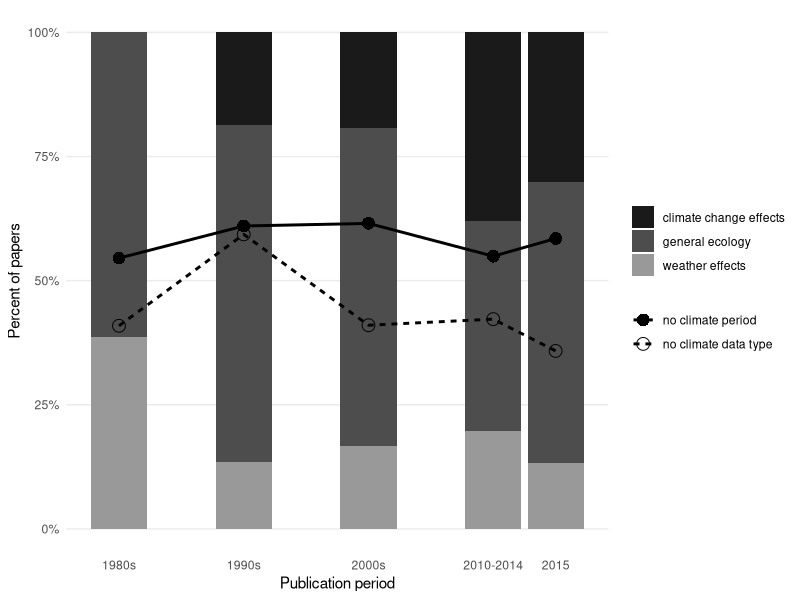
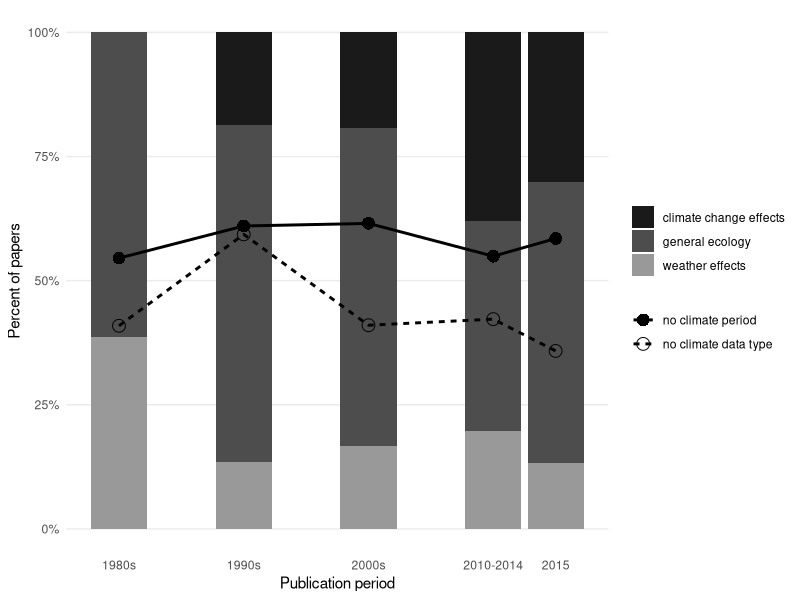

The R source for these figures, in order:
## ---- chunk 1
knitr::opts_chunk$set(comment = "#>")
## ---- chunk 2
#rm(list=ls())
require(ggplot2)
require(dplyr)
require(gmodels)
require(tidyr)
## ---- chunk 3
rawData1 = read.csv('Climate_reporting_dataset1.csv', as.is=T) 
rawData2 = read.csv('Climate_reporting_dataset2.csv', as.is=T)

# Select papers that are OK for analysis, and the relevant columns
df1 = rawData1[,c('ID','publication_year','journal','study_focus','geographic_extent_of_study','tense_description','climate_date_range','climate_data_source','citation_type','description_access_to_source','source_sufficient')]

df2 = rawData2[,c('ID','publication_year','journal','study_focus','geographic_extent_of_study','tense_description','climate_date_range','climate_data_source','citation_type','description_access_to_source','source_sufficient')]
                    
#merge the two tables
df = rbind(df1,df2)
rm(rawData1,rawData2,df1,df2)

#lump continental and global categories
df$geographic_extent_of_study[which(df$geographic_extent_of_study=='continental' | df$geographic_extent_of_study=='global')] = 'continental/global'


#Rename date range to 'yes/no'
df$climate_date_range[which(df$climate_date_range==TRUE)] = 'yes'
df$climate_date_range[which(df$climate_date_range==FALSE)] = 'no'


## ---- chunk 4
ExtentSum <-
  df %>%
  group_by(geographic_extent_of_study) %>%
  summarise(n=n()) %>%
  mutate(rel.freq = round(100*n/sum(n), 0))
ExtentSum
## ---- chunk 5
FocusSum <-
  df %>%
  group_by(study_focus) %>%
  summarise(n=n()) %>%
  mutate(rel.freq = round(100*n/sum(n), 0))
FocusSum
## ---- chunk 6
DateRangeSum <-
  df %>%
  group_by(climate_date_range) %>%
  summarise(n=n()) %>%
  mutate(rel.freq = round(100*n/sum(n), 0))
DateRangeSum
## ---- chunk 7
DataSource <-
  df %>%
  group_by(climate_data_source) %>%
  summarise(n=n()) %>%
  mutate(rel.freq = round(100*n/sum(n), 0))

DataSource
## ---- chunk 8

df_sub <- df[df$citation_type!='',]
## ---- chunk 9
CitationSum <-
  df_sub %>%
  group_by(citation_type) %>%
  summarise(n=n()) %>%
  mutate(rel.freq = round(100*n/sum(n), 0))

CitationSum
## ---- chunk 10
AccessSum <-
  df_sub %>%
  group_by(description_access_to_source) %>%
  summarise(n=n()) %>%
  mutate(rel.freq = round(100*n/sum(n), 0))

AccessSum
## ---- chunk 11
CitationSuffSum <-
  df_sub %>%
  group_by(source_sufficient) %>%
  summarise(n=n()) %>%
  mutate(rel.freq = round(100*n/sum(n), 0))

CitationSuffSum
## ---- chunk 12
df_sub$some_citation <- 'no'
df_sub$some_citation[which(df_sub$citation_type!='incomplete'&df_sub$citation_type!='none')] <- 'yes'

t1 <- CrossTable(df_sub$some_citation, df_sub$description_access_to_source)

SourceAccess <- apply(t1$prop.row,2,function(x) {round(x*100,1)})
## ---- chunk 13
SourceAccess

## ---- chunk 14
t1 <- CrossTable(df$study_focus, df$climate_data_source)
ResFocus1 <-apply(t1$prop.row,2,function(x) {round(x*100,1)})
## ---- chunk 15
ResFocus1
## ---- chunk 16
t1 <- CrossTable(df$study_focus, df$climate_date_range)
ResFocus2 <-apply(t1$prop.row,2,function(x) {round(x*100,1)})
## ---- chunk 17
ResFocus2
## ---- chunk 18
t1 <- CrossTable(df$geographic_extent_of_study, df$climate_data_source)
ResExtent1 <-apply(t1$prop.row,2,function(x) {round(x*100,1)})

t1 <- CrossTable(df$geographic_extent_of_study, df$climate_date_range)
ResExtent2 <-apply(t1$prop.row,2,function(x) {round(x*100,1)})

t1 <- CrossTable(df$geographic_extent_of_study, df$study_focus)
ResExtent3 <- apply(t1$prop.row,2,function(x) {round(x*100,1)})
## ---- chunk 19
ResExtent1
## ---- chunk 20
ResExtent2
## ---- chunk 21
ResExtent3
## ---- chunk 22
# Lump years into decadal time periods except for 2015 papers
df$decade <- plyr::round_any(df$publication_year, 10, floor)
df$decade[df$publication_year>=2015] <- 2015

t1 <- CrossTable(df$decade, df$climate_data_source)
SourcePeriod <- apply(t1$prop.row,2,function(x) {round(x*100,1)})

t1 <- CrossTable(df$decade, df$climate_date_range)
RangePeriod <- apply(t1$prop.row,2,function(x) {round(x*100,1)})

t1 <- CrossTable(df$decade, df$study_focus)
FocusPeriod <- apply(t1$prop.row,2,function(x) {round(x*100,1)})
## ---- chunk 23
SourcePeriod
## ---- chunk 24
RangePeriod
## ---- chunk 25
FocusPeriod
## ---- chunk 26
# reporting per time period
dfs <- group_by(df, decade) %>%
      summarize(source=mean(climate_data_source=="not_specified"),
                dates=mean(climate_date_range=="no")) %>%
      gather(stat, rate, source, dates) %>%
      mutate(stat=factor(stat, levels=c("dates", "source"),
                         labels=c("no climate period", "no climate data type")))


p <- ggplot() +
      geom_bar(data=df,  aes(decade, fill=study_focus), position="fill") +
      geom_line(data=dfs, aes(decade, rate, linetype=stat), size=1) + 
      geom_point(data=dfs, aes(decade, rate, shape=stat), size=4) +
      scale_fill_manual(values=c("gray10","gray30","gray60")) +
      scale_shape_manual(values=c(16, 1)) +
      scale_y_continuous(labels=function(x) paste0(round(x*100,1), "%")) +
      scale_x_continuous(labels=c("1980s","1990s","2000s","2010-2014","2015"),
                         breaks=unique(dfs$decade)) +
      theme_minimal() +
      theme(legend.title=element_blank(), legend.position="right",
            legend.direction="vertical",
            panel.grid.minor=element_blank(), panel.grid.major.x=element_blank()) +
      labs(y="Percent of papers",
           x="Publication period")
p
ggsave("trends.pdf", p, width=7, height=5, units="in")


## ---- chunk 27
table(df$tense)
t1 <- CrossTable(df$climate_date_range, df$tense)
DateTense <- apply(t1$prop.row,2,function(x) {round(x*100,1)})
## ---- chunk 28
DateTense
